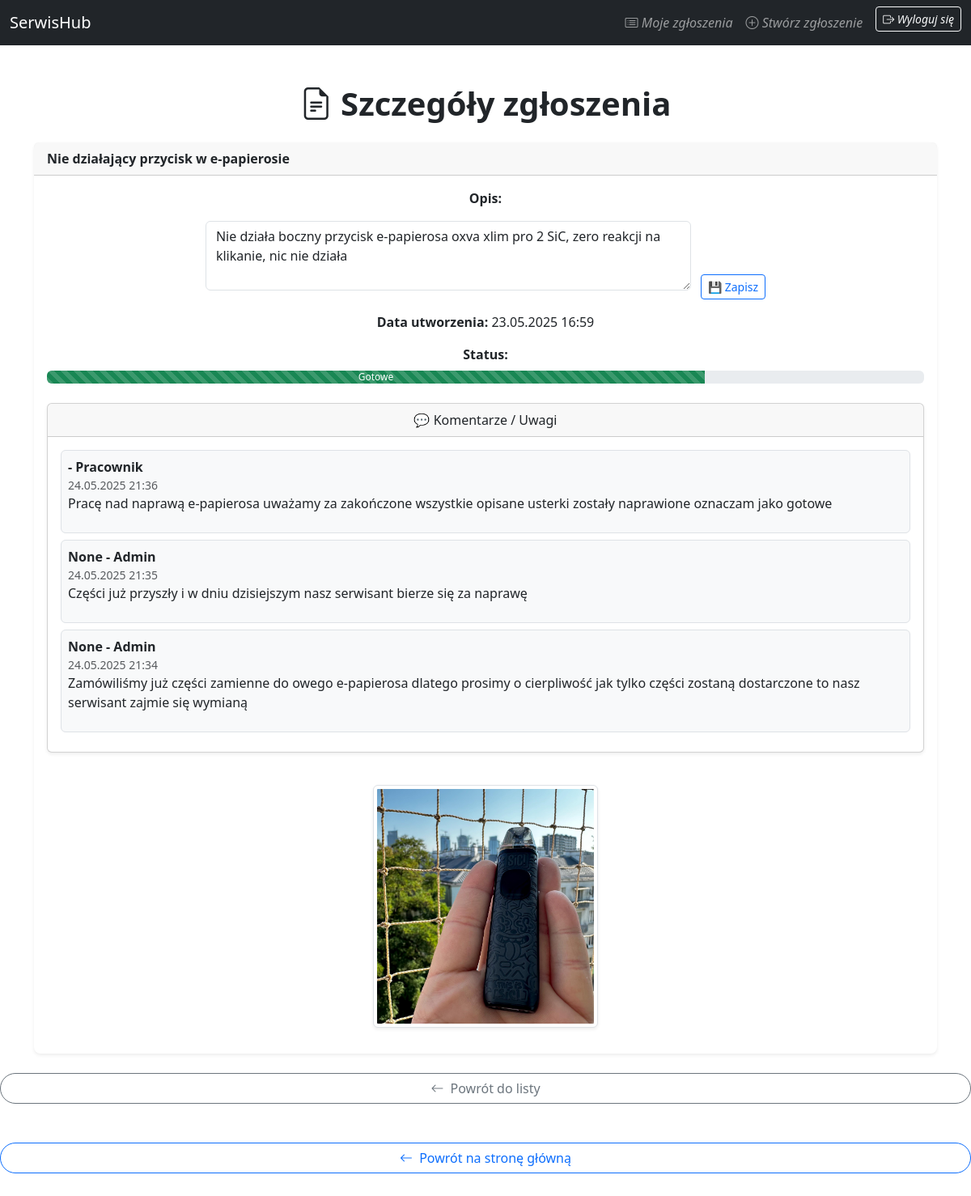
The page /api/tickets/ticket/8/ (signed in) on the database its author committed.
### tickets/models.py (models this page shows, shortened)
class Ticket(models.Model):
	STATUS_CHOICES = [
		('nowe', 'Nowe'),
		('gotowe', 'Gotowe'),
		('w trakcie', 'W trakcie'),
		('odebrane', 'Odebrane'),
	]
	tytul = models.CharField(max_length=100)
	opis = models.TextField(blank=True)
	data_utworzenia = models.DateTimeField(auto_now_add=True)
	status = models.CharField(choices=STATUS_CHOICES, max_length=100, default='nowe')
	zdjecie = models.ImageField(upload_to='ticket_zdjecia/', blank=True, null=True)
	uzytkownik = models.ForeignKey(settings.AUTH_USER_MODEL, on_delete=models.CASCADE, null=True, blank=True, default=None)
	pracownik = models.ForeignKey(settings.AUTH_USER_MODEL, null=True, blank=True, default=None, on_delete=models.SET_NULL, related_name="tickety_przypisane")

class Komentarz(models.Model):
	ticket = models.ForeignKey('Ticket', related_name='komentarze', on_delete=models.CASCADE)
	autor = models.ForeignKey(settings.AUTH_USER_MODEL, on_delete=models.CASCADE)
	tresc = models.TextField()
	data_dodania = models.DateTimeField(auto_now_add=True)

### users/models.py (models this page shows, shortened)
class CustomUser(AbstractBaseUser, PermissionsMixin):
    email = models.EmailField(unique=True)
    first_name = models.CharField(max_length=150, blank=True, null=True)
    last_name = models.CharField(max_length=150, blank=True, null=True)
    rola = models.CharField(
        choices=[('klient', 'Klient'), ('pracownik', 'Pracownik'), ('admin', 'Admin')],
        max_length=20,
        default='klient'
    )
    is_active = models.BooleanField(default=True)
    is_staff = models.BooleanField(default=False)
    USERNAME_FIELD = 'email'
    REQUIRED_FIELDS = []
    objects = CustomUserManager()

### tickets/views.py (the view, shortened to what this page needs)
# urls.py: path('ticket/<int:ticket_id>/', views.ticket_detail_view, name="ticket_detail"),
@login_required
def ticket_detail_view(request, ticket_id):
    ticket = get_object_or_404(Ticket, id=ticket_id)
    is_admin = request.user.is_superuser
    is_worker_of_this_ticket = request.user.is_staff and ticket.pracownik == request.user
    is_owner = ticket.uzytkownik == request.user
    if not (is_admin or is_worker_of_this_ticket or is_owner):
        return HttpResponseForbidden()
    is_worker_or_admin = is_admin or is_worker_of_this_ticket
    can_edit_description = is_admin or is_owner
    komentarze = ticket.komentarze.order_by('-data_dodania')
    context = {
        'ticket': ticket,
        'is_worker_or_admin': is_worker_or_admin,
        'can_edit_description': can_edit_description,
        'komentarze': komentarze
    }
    return render(request, 'ticket_detail.html', context)

### tickets/templates/ticket_detail.html (shortened to what this page needs)
{% extends 'base.html' %}
{% block content %}
<div class="container mt-5">
  <h2 class="display-6 fw-bold mb-4 text-center"><i class="bi bi-file-earmark-text"></i> Szczegóły zgłoszenia</h2>
  <div class="card mt-4 shadow-sm rounded-3 border-0">
    <div class="card-header">
      <strong>{{ ticket.tytul }}</strong>
    </div>
    <div class="card-body text-center">
      <p><strong>Opis:</strong>
        {% if can_edit_description %}
        <form method="post" class="d-inline">
          <textarea name="opis" rows="3" class="form-control d-inline-block" style="width: 100%; max-width: 600px;">{{ ticket.opis|default:"Brak opisu" }}</textarea>
          <button type="submit" class="btn btn-outline-primary btn-sm ms-2" data-bs-toggle="tooltip" title="Zapisz opis">💾 Zapisz</button>
        </form>
        {% else %}
        {{ ticket.opis|default:"Brak opisu" }}
        {% endif %}
      </p>
      <p><strong>Data utworzenia:</strong> {{ ticket.data_utworzenia|date:"d.m.Y H:i" }}</p>
      <strong>Status:</strong>
      <div class="progress-container mt-2">
        <div class="progress">
          <div class="progress-bar progress-bar-striped progress-bar-animated
            {% if ticket.status == 'nowe' %}bg-primary{% elif ticket.status == 'w trakcie' %}bg-warning{% elif ticket.status == 'gotowe' %}bg-success{% else %}bg-secondary{% endif %}"
            role="progressbar"
            style="width:
              {% if ticket.status == 'nowe' %}25%{% elif ticket.status == 'w trakcie' %}50%{% elif ticket.status == 'gotowe' %}75%{% else %}100%{% endif %}">
            {{ ticket.status|capfirst }}
          </div>
        </div>
      </div>
      <div class="card mt-4 shadow-sm">
        <div class="card-header">💬 Komentarze / Uwagi</div>
        <div class="card-body">
          {% if komentarze %}
          {% for komentarz in komentarze %}
          <div class="mb-2 p-2 border rounded bg-light text-start">
            <strong>{{ komentarz.autor.first_name }} -
              {% if komentarz.autor.is_superuser %}Admin
              {% elif komentarz.autor.is_staff %}Pracownik
              {% else %}Klient
              {% endif %}
            </strong>
            <small class="text-muted d-block">{{ komentarz.data_dodania|date:"d.m.Y H:i" }}</small>
            <p class="mb-0">{{ komentarz.tresc|linebreaks }}</p>
          </div>
          {% endfor %}
          {% else %}
          <p class="text-muted empty-state">Brak komentarzy.</p>
          {% endif %}
        </div>
      </div>
      {% if ticket.zdjecie %}
      <br>
      <img src="{{ ticket.zdjecie.url }}" alt="Zdjęcie zgłoszenia" class="img-thumbnail shadow-sm rounded mt-3 mb-3" style="max-height: 300px;">
      {% endif %}
    </div>
      </div>
  </div>
  <a href="{% url 'ticket-list' %}" class="btn btn-outline-secondary rounded-pill d-block mx-auto mt-4 mb-5">
    <i class="bi bi-arrow-left me-1"></i> Powrót do listy
  </a>
  <a href="{% url 'main' %}" class="btn btn-outline-primary rounded-pill d-block mx-auto mt-2 mb-5">
    <i class="bi bi-arrow-left me-1"></i> Powrót na stronę główną
  </a>
{% endblock %}

### tickets/templates/base.html (style rules this page uses)
body { scroll-behavior: smooth; }
.progress-container { margin-top: 10px; }

### rows shown on the page
Ticket: tytul "Nie działający przycisk w e-papierosie", opis "Nie działa boczny przycisk e-papierosa oxva xlim pro 2 SiC, zero reakcji na klikanie, nic nie działa", data_utworzenia "23.05.2025 16:59", status "Gotowe", zdjecie (picture)
Komentarz: shows "Pracownik", data_dodania "24.05.2025 21:36", tresc "Pracę nad naprawą e-papierosa uważamy za zakończone wszystkie opisane usterki zostały naprawione oznaczam jako gotowe"
Komentarz: autor.first_name "None", shows "Admin", data_dodania "24.05.2025 21:35", tresc "Części już przyszły i w dniu dzisiejszym nasz serwisant bierze się za naprawę"
Komentarz: autor.first_name "None", shows "Admin", data_dodania "24.05.2025 21:34", tresc "Zamówiliśmy już części zamienne do owego e-papierosa dlatego prosimy o cierpliwość jak tylko części zostaną dostarczone to nasz serwisant zajmie się wymianą"
